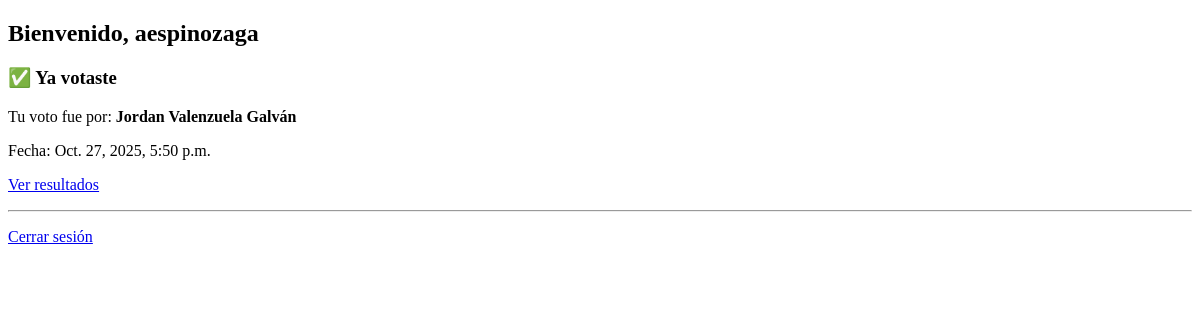
The app's page /usuarios/panel/ (signed in), older data.
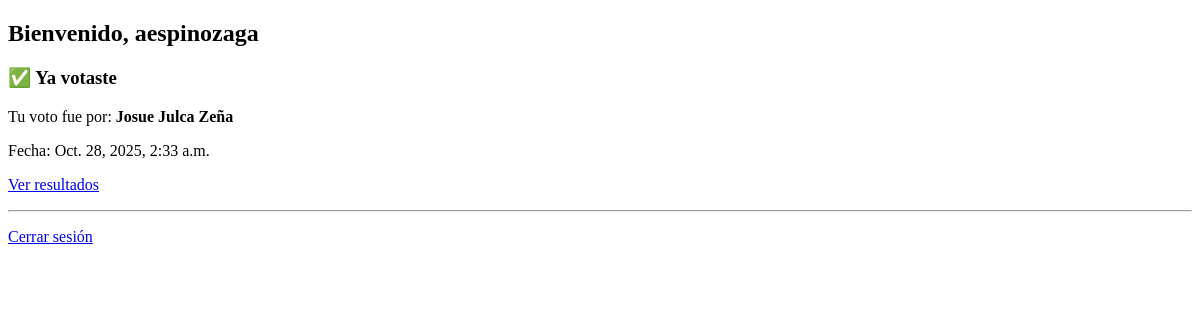
The same page, newer data.
### usuarios/models.py (models this page shows, shortened)
class Voto(models.Model):
    usuario = models.OneToOneField(User, on_delete=models.CASCADE)
    candidato = models.ForeignKey(Candidato, on_delete=models.CASCADE)
    fecha = models.DateTimeField(auto_now_add=True)

class Candidato(models.Model):
    nombre = models.CharField(max_length=100)
    partido = models.CharField(max_length=100, blank=True, null=True)

### usuarios/views.py (the view)
# urls.py: path('panel/', views.panel_view, name='panel'),
@login_required
def panel_view(request):
    voto = Voto.objects.filter(usuario=request.user).first()
    contexto = {
        'voto': voto
    }
    return render(request, 'usuarios/panel.html', contexto)

### usuarios/templates/usuarios/panel.html (shortened to what this page needs)
<!DOCTYPE html>
<html lang="es">
<head>
</head>
<body>
    <h2>Bienvenido, {{ request.user.username }}</h2>
    {% if voto %}
        <h3>✅ Ya votaste</h3>
        <p>Tu voto fue por: <strong>{{ voto.candidato.nombre }}</strong></p>
        <p>Fecha: {{ voto.fecha }}</p>
        <p><a href="{% url 'resultados' %}">Ver resultados</a></p>
    {% else %}
        <h3>🗳️ Aún no has votado</h3>
        <p><a href="{% url 'votar' %}">Ir a votar ahora</a></p>
    {% endif %}
    <hr>
    <p><a href="{% url 'logout' %}">Cerrar sesión</a></p>
</body>
</html>

Row changes from the older to the newer data that the page shows:
removed Voto: candidato.nombre "Jordan Valenzuela Galván", fecha "Oct. 27, 2025, 5:50 p.m."
added Voto: candidato.nombre "Josue Julca Zeña", fecha "Oct. 28, 2025, 2:33 a.m."
